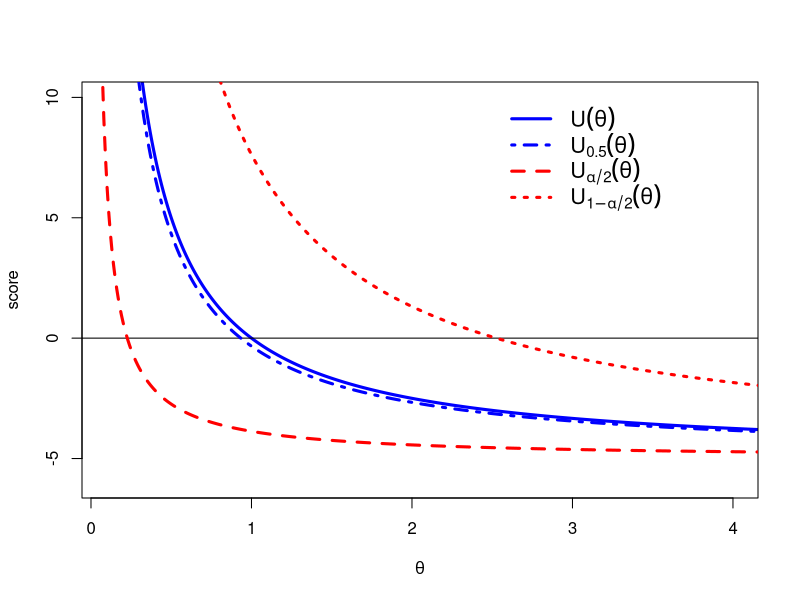

Recreate this plot in R.
# Confidence limits for the parameter theta of an exponential 
# distribution with mean 1/theta based on n iid observations.
# Example 1 in
# Higher-order approximate confidence intervals
# Pinheiro, E.C, Ferrari, S.L.P., Medeiros, F.M.C.
# 2019
# Date: 04/12/2019

setEPS()
n=5 #sample size
xbar=1 #sample mean
alpha=0.01 #To construct gamma = 1-alpha confidence limits
k<-function(alpha)
{
  return( 1-(1/sqrt(n))*(qnorm(alpha)-(qnorm(alpha)^2-1)/(3*sqrt(n))+(qnorm(alpha)^3-7*qnorm(alpha))/(36*n)))
}
U<-function(theta)
{
  return(n*(1/theta-xbar))
}
Ulower<-function(theta)
{
  return(n*(1/theta*k(1-alpha/2)-xbar))
}
Uupper<-function(theta)
{
  return(n*(1/theta*k(alpha/2)-xbar))
}
UMedian<-function(theta)
{
  return(n*(1/theta*k(0.5)-xbar))
}

theta<-seq(0.01,4.5,0.01)
plot(theta,U(theta),type="l",col="blue",lwd=3,lty=1,xlim=c(0.1,4),ylim=c(-6,10),xlab=expression(theta),ylab="score")
abline(h=0)
lines(theta,Ulower(theta),type="l",col="red" ,lwd=3,lty=2)
lines(theta,Uupper(theta),type="l",col="red" ,lwd=3,lty=3)
lines(theta,UMedian(theta),type="l",col="blue" ,lwd=3,lty=4)
legend(bty="n",x=2.5,y=10.2,legend=c(expression(U(theta),U[0.5](theta),U[alpha/2](theta),U[1-alpha/2](theta))),col=c("blue","blue","red","red"),lwd=c(3,3,3,3),lty=c(1,4,2,3),cex=1.3)

# MLE
MLE <- 1/xbar
MLE
# Median unbiased estimate
MUE <- uniroot(UMedian, c(0.1,3), tol = 1e-15)
MUE[1]

#1 - alpha confidence limits
#
#MLE with asymp normality
#
LowerMLE <- MLE - qnorm(1-alpha/2)*MLE/sqrt(n)
UpperMLE <- MLE + qnorm(1-alpha/2)*MLE/sqrt(n)
#
#MUE with asymp normality
#
LowerMUE <- as.numeric(MUE[1]) - qnorm(1-alpha/2)*as.numeric(MUE[1])/sqrt(n)
UpperMUE <- as.numeric(MUE[1]) + qnorm(1-alpha/2)*as.numeric(MUE[1])/sqrt(n)
#
#HOACI - solve modified score equation 
#
LowerHOACISo <- uniroot(Ulower, c(0.1,4), tol = 1e-15)
LowerHOACISo <- as.numeric(LowerHOACISo[1])
UpperHOACISo <- uniroot(Uupper, c(0.1,4), tol = 1e-15)
UpperHOACISo <- as.numeric(UpperHOACISo[1])
#
#HOACI - analytic formula 
#
LowerHOACIAn <- MLE*k(1-alpha/2)
UpperHOACIAn <- MLE*k(alpha/2)
#
#Exact - uses the exact distribution of 2*n*theta*xbar, a chi-squared dist with 2n df.
#
LowerExact<-qchisq(alpha/2,2*n)/(2*n*xbar)
UpperExact<-qchisq(1-alpha/2,2*n)/(2*n*xbar)

print(c("n=",n,"alpha=",alpha))
print(c("LowerMLE=",LowerMLE,"UpperMLE=",UpperMLE))
print(c("LowerMUE=",LowerMUE,"UpperMUE=",UpperMUE))
print(c("LowerHOACISo=",LowerHOACISo,"UpperHOACISo=",UpperHOACISo))
print(c("LowerHOACIAn=",LowerHOACIAn,"UpperHOACIAn=",UpperHOACIAn))
print(c("LowerExact=",LowerExact,"UpperExact=",UpperExact))

